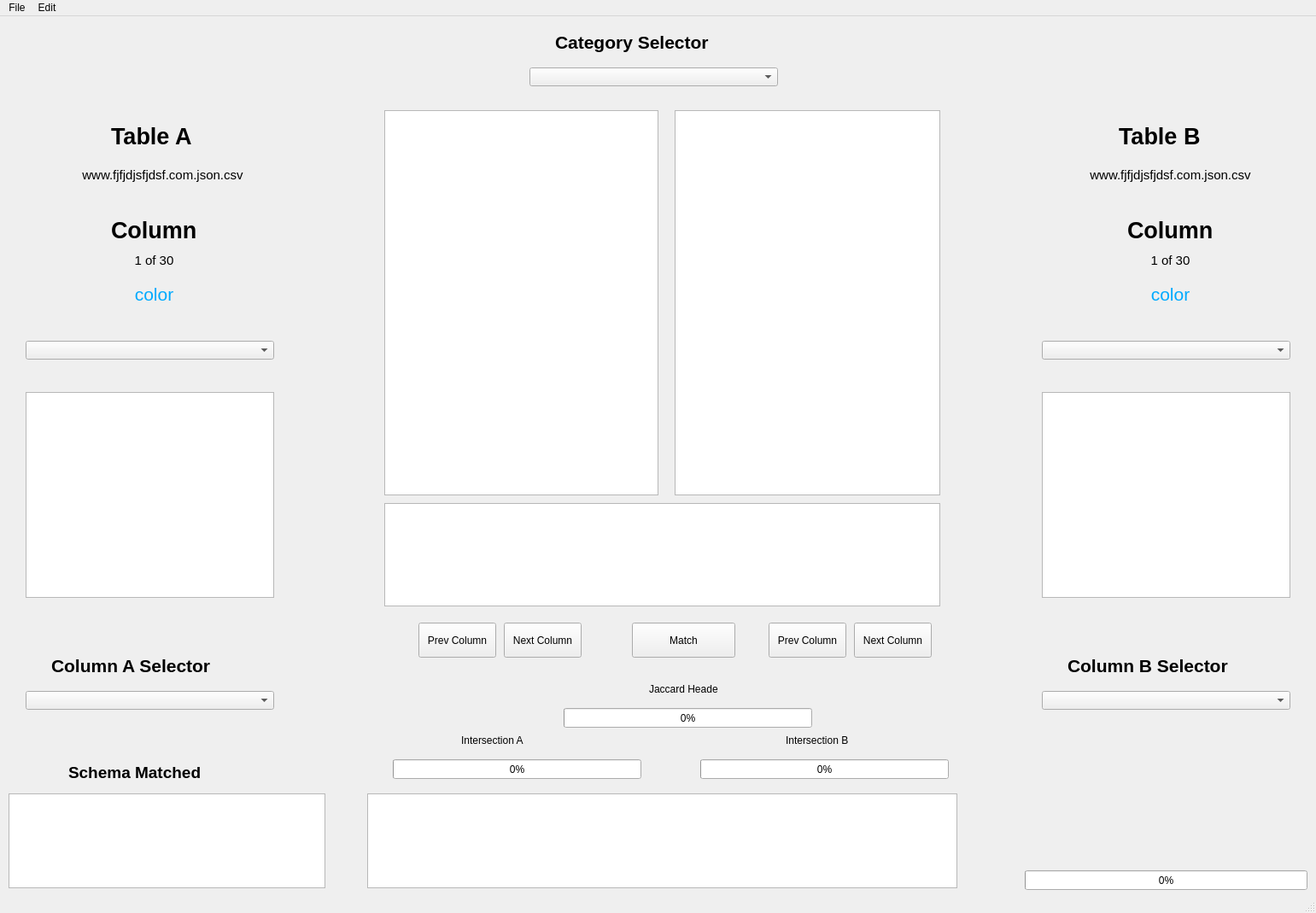
<?xml version="1.0" encoding="UTF-8"?>
<ui version="4.0">
 <class>MainWindow</class>
 <widget class="QMainWindow" name="MainWindow">
  <property name="geometry">
   <rect>
    <x>0</x>
    <y>0</y>
    <width>1541</width>
    <height>1069</height>
   </rect>
  </property>
  <property name="sizePolicy">
   <sizepolicy hsizetype="Fixed" vsizetype="Fixed">
    <horstretch>0</horstretch>
    <verstretch>0</verstretch>
   </sizepolicy>
  </property>
  <property name="windowTitle">
   <string>MainWindow</string>
  </property>
  <widget class="QWidget" name="centralwidget">
   <widget class="QPushButton" name="btnPrevA">
    <property name="geometry">
     <rect>
      <x>490</x>
      <y>710</y>
      <width>91</width>
      <height>41</height>
     </rect>
    </property>
    <property name="text">
     <string>Prev Column</string>
    </property>
   </widget>
   <widget class="QPushButton" name="btnNextA">
    <property name="geometry">
     <rect>
      <x>590</x>
      <y>710</y>
      <width>91</width>
      <height>41</height>
     </rect>
    </property>
    <property name="text">
     <string>Next Column</string>
    </property>
   </widget>
   <widget class="QPushButton" name="btnPrevB">
    <property name="geometry">
     <rect>
      <x>900</x>
      <y>710</y>
      <width>91</width>
      <height>41</height>
     </rect>
    </property>
    <property name="text">
     <string>Prev Column</string>
    </property>
   </widget>
   <widget class="QPushButton" name="btnNextB">
    <property name="geometry">
     <rect>
      <x>1000</x>
      <y>710</y>
      <width>91</width>
      <height>41</height>
     </rect>
    </property>
    <property name="text">
     <string>Next Column</string>
    </property>
   </widget>
   <widget class="QPushButton" name="btnMatch">
    <property name="geometry">
     <rect>
      <x>740</x>
      <y>710</y>
      <width>121</width>
      <height>41</height>
     </rect>
    </property>
    <property name="text">
     <string>Match</string>
    </property>
   </widget>
   <widget class="QProgressBar" name="progressBar">
    <property name="geometry">
     <rect>
      <x>1200</x>
      <y>1000</y>
      <width>331</width>
      <height>23</height>
     </rect>
    </property>
    <property name="value">
     <number>0</number>
    </property>
   </widget>
   <widget class="QComboBox" name="tableASelection">
    <property name="geometry">
     <rect>
      <x>30</x>
      <y>380</y>
      <width>291</width>
      <height>22</height>
     </rect>
    </property>
   </widget>
   <widget class="QComboBox" name="tableBSelection">
    <property name="geometry">
     <rect>
      <x>1220</x>
      <y>380</y>
      <width>291</width>
      <height>22</height>
     </rect>
    </property>
   </widget>
   <widget class="QListWidget" name="listSuggestA">
    <property name="geometry">
     <rect>
      <x>30</x>
      <y>440</y>
      <width>291</width>
      <height>241</height>
     </rect>
    </property>
   </widget>
   <widget class="QListWidget" name="listSuggestB">
    <property name="geometry">
     <rect>
      <x>1220</x>
      <y>440</y>
      <width>291</width>
      <height>241</height>
     </rect>
    </property>
   </widget>
   <widget class="QLabel" name="label">
    <property name="geometry">
     <rect>
      <x>130</x>
      <y>120</y>
      <width>151</width>
      <height>41</height>
     </rect>
    </property>
    <property name="font">
     <font>
      <pointsize>20</pointsize>
      <weight>75</weight>
      <bold>true</bold>
     </font>
    </property>
    <property name="text">
     <string>Table A</string>
    </property>
   </widget>
   <widget class="QLabel" name="label_2">
    <property name="geometry">
     <rect>
      <x>1310</x>
      <y>120</y>
      <width>151</width>
      <height>41</height>
     </rect>
    </property>
    <property name="font">
     <font>
      <pointsize>20</pointsize>
      <weight>75</weight>
      <bold>true</bold>
     </font>
    </property>
    <property name="text">
     <string>Table B</string>
    </property>
   </widget>
   <widget class="QLabel" name="label_schemaA">
    <property name="geometry">
     <rect>
      <x>50</x>
      <y>160</y>
      <width>281</width>
      <height>51</height>
     </rect>
    </property>
    <property name="font">
     <font>
      <pointsize>11</pointsize>
     </font>
    </property>
    <property name="layoutDirection">
     <enum>Qt::LeftToRight</enum>
    </property>
    <property name="autoFillBackground">
     <bool>false</bool>
    </property>
    <property name="text">
     <string>www.fjfjdjsfjdsf.com.json.csv</string>
    </property>
    <property name="alignment">
     <set>Qt::AlignCenter</set>
    </property>
   </widget>
   <widget class="QLabel" name="label_schemaB">
    <property name="geometry">
     <rect>
      <x>1230</x>
      <y>160</y>
      <width>281</width>
      <height>51</height>
     </rect>
    </property>
    <property name="font">
     <font>
      <pointsize>11</pointsize>
     </font>
    </property>
    <property name="layoutDirection">
     <enum>Qt::LeftToRight</enum>
    </property>
    <property name="autoFillBackground">
     <bool>false</bool>
    </property>
    <property name="text">
     <string>www.fjfjdjsfjdsf.com.json.csv</string>
    </property>
    <property name="alignment">
     <set>Qt::AlignCenter</set>
    </property>
   </widget>
   <widget class="QLabel" name="label_headerA">
    <property name="geometry">
     <rect>
      <x>40</x>
      <y>300</y>
      <width>281</width>
      <height>51</height>
     </rect>
    </property>
    <property name="palette">
     <palette>
      <active>
       <colorrole role="WindowText">
        <brush brushstyle="SolidPattern">
         <color alpha="255">
          <red>0</red>
          <green>170</green>
          <blue>255</blue>
         </color>
        </brush>
       </colorrole>
      </active>
      <inactive>
       <colorrole role="WindowText">
        <brush brushstyle="SolidPattern">
         <color alpha="255">
          <red>0</red>
          <green>170</green>
          <blue>255</blue>
         </color>
        </brush>
       </colorrole>
      </inactive>
      <disabled>
       <colorrole role="WindowText">
        <brush brushstyle="SolidPattern">
         <color alpha="255">
          <red>120</red>
          <green>120</green>
          <blue>120</blue>
         </color>
        </brush>
       </colorrole>
      </disabled>
     </palette>
    </property>
    <property name="font">
     <font>
      <pointsize>16</pointsize>
     </font>
    </property>
    <property name="layoutDirection">
     <enum>Qt::LeftToRight</enum>
    </property>
    <property name="autoFillBackground">
     <bool>false</bool>
    </property>
    <property name="text">
     <string>color</string>
    </property>
    <property name="alignment">
     <set>Qt::AlignCenter</set>
    </property>
   </widget>
   <widget class="QLabel" name="label_3">
    <property name="geometry">
     <rect>
      <x>130</x>
      <y>230</y>
      <width>151</width>
      <height>41</height>
     </rect>
    </property>
    <property name="font">
     <font>
      <pointsize>20</pointsize>
      <weight>75</weight>
      <bold>true</bold>
     </font>
    </property>
    <property name="text">
     <string>Column</string>
    </property>
   </widget>
   <widget class="QLabel" name="label_4">
    <property name="geometry">
     <rect>
      <x>1320</x>
      <y>230</y>
      <width>151</width>
      <height>41</height>
     </rect>
    </property>
    <property name="font">
     <font>
      <pointsize>20</pointsize>
      <weight>75</weight>
      <bold>true</bold>
     </font>
    </property>
    <property name="text">
     <string>Column</string>
    </property>
   </widget>
   <widget class="QLabel" name="label_headerB">
    <property name="geometry">
     <rect>
      <x>1230</x>
      <y>300</y>
      <width>281</width>
      <height>51</height>
     </rect>
    </property>
    <property name="palette">
     <palette>
      <active>
       <colorrole role="WindowText">
        <brush brushstyle="SolidPattern">
         <color alpha="255">
          <red>0</red>
          <green>170</green>
          <blue>255</blue>
         </color>
        </brush>
       </colorrole>
      </active>
      <inactive>
       <colorrole role="WindowText">
        <brush brushstyle="SolidPattern">
         <color alpha="255">
          <red>0</red>
          <green>170</green>
          <blue>255</blue>
         </color>
        </brush>
       </colorrole>
      </inactive>
      <disabled>
       <colorrole role="WindowText">
        <brush brushstyle="SolidPattern">
         <color alpha="255">
          <red>120</red>
          <green>120</green>
          <blue>120</blue>
         </color>
        </brush>
       </colorrole>
      </disabled>
     </palette>
    </property>
    <property name="font">
     <font>
      <pointsize>16</pointsize>
     </font>
    </property>
    <property name="layoutDirection">
     <enum>Qt::LeftToRight</enum>
    </property>
    <property name="autoFillBackground">
     <bool>false</bool>
    </property>
    <property name="text">
     <string>color</string>
    </property>
    <property name="alignment">
     <set>Qt::AlignCenter</set>
    </property>
   </widget>
   <widget class="QLabel" name="label_headerNA">
    <property name="geometry">
     <rect>
      <x>140</x>
      <y>270</y>
      <width>81</width>
      <height>31</height>
     </rect>
    </property>
    <property name="font">
     <font>
      <pointsize>11</pointsize>
     </font>
    </property>
    <property name="text">
     <string>1 of 30</string>
    </property>
    <property name="alignment">
     <set>Qt::AlignCenter</set>
    </property>
   </widget>
   <widget class="QLabel" name="label_headerNB">
    <property name="geometry">
     <rect>
      <x>1330</x>
      <y>270</y>
      <width>81</width>
      <height>31</height>
     </rect>
    </property>
    <property name="font">
     <font>
      <pointsize>11</pointsize>
     </font>
    </property>
    <property name="text">
     <string>1 of 30</string>
    </property>
    <property name="alignment">
     <set>Qt::AlignCenter</set>
    </property>
   </widget>
   <widget class="QListWidget" name="listViewA">
    <property name="geometry">
     <rect>
      <x>450</x>
      <y>110</y>
      <width>321</width>
      <height>451</height>
     </rect>
    </property>
    <property name="font">
     <font>
      <pointsize>11</pointsize>
     </font>
    </property>
   </widget>
   <widget class="QListWidget" name="listViewB">
    <property name="geometry">
     <rect>
      <x>790</x>
      <y>110</y>
      <width>311</width>
      <height>451</height>
     </rect>
    </property>
    <property name="font">
     <font>
      <pointsize>11</pointsize>
     </font>
    </property>
   </widget>
   <widget class="QListWidget" name="listViewIntersection">
    <property name="geometry">
     <rect>
      <x>450</x>
      <y>570</y>
      <width>651</width>
      <height>121</height>
     </rect>
    </property>
    <property name="font">
     <font>
      <pointsize>11</pointsize>
     </font>
    </property>
   </widget>
   <widget class="QListWidget" name="listView">
    <property name="geometry">
     <rect>
      <x>430</x>
      <y>910</y>
      <width>691</width>
      <height>111</height>
     </rect>
    </property>
   </widget>
   <widget class="QProgressBar" name="progressBar_IntA">
    <property name="geometry">
     <rect>
      <x>460</x>
      <y>870</y>
      <width>291</width>
      <height>23</height>
     </rect>
    </property>
    <property name="value">
     <number>0</number>
    </property>
   </widget>
   <widget class="QProgressBar" name="progressBar_IntB">
    <property name="geometry">
     <rect>
      <x>820</x>
      <y>870</y>
      <width>291</width>
      <height>23</height>
     </rect>
    </property>
    <property name="value">
     <number>0</number>
    </property>
   </widget>
   <widget class="QLabel" name="label_5">
    <property name="geometry">
     <rect>
      <x>540</x>
      <y>840</y>
      <width>81</width>
      <height>16</height>
     </rect>
    </property>
    <property name="text">
     <string>Intersection A</string>
    </property>
   </widget>
   <widget class="QLabel" name="label_6">
    <property name="geometry">
     <rect>
      <x>920</x>
      <y>840</y>
      <width>81</width>
      <height>16</height>
     </rect>
    </property>
    <property name="text">
     <string>Intersection B</string>
    </property>
   </widget>
   <widget class="QProgressBar" name="progressBar_IntHeader">
    <property name="geometry">
     <rect>
      <x>660</x>
      <y>810</y>
      <width>291</width>
      <height>23</height>
     </rect>
    </property>
    <property name="value">
     <number>0</number>
    </property>
   </widget>
   <widget class="QLabel" name="label_7">
    <property name="geometry">
     <rect>
      <x>760</x>
      <y>780</y>
      <width>81</width>
      <height>16</height>
     </rect>
    </property>
    <property name="text">
     <string>Jaccard Header</string>
    </property>
   </widget>
   <widget class="QLabel" name="label_8">
    <property name="geometry">
     <rect>
      <x>60</x>
      <y>740</y>
      <width>201</width>
      <height>41</height>
     </rect>
    </property>
    <property name="font">
     <font>
      <pointsize>16</pointsize>
      <weight>75</weight>
      <bold>true</bold>
     </font>
    </property>
    <property name="text">
     <string>Column A Selector</string>
    </property>
   </widget>
   <widget class="QLabel" name="label_9">
    <property name="geometry">
     <rect>
      <x>1250</x>
      <y>740</y>
      <width>201</width>
      <height>41</height>
     </rect>
    </property>
    <property name="font">
     <font>
      <pointsize>16</pointsize>
      <weight>75</weight>
      <bold>true</bold>
     </font>
    </property>
    <property name="text">
     <string>Column B Selector</string>
    </property>
   </widget>
   <widget class="QComboBox" name="headerSelectorA">
    <property name="geometry">
     <rect>
      <x>30</x>
      <y>790</y>
      <width>291</width>
      <height>22</height>
     </rect>
    </property>
   </widget>
   <widget class="QComboBox" name="headerSelectorB">
    <property name="geometry">
     <rect>
      <x>1220</x>
      <y>790</y>
      <width>291</width>
      <height>22</height>
     </rect>
    </property>
   </widget>
   <widget class="QLabel" name="label_10">
    <property name="geometry">
     <rect>
      <x>650</x>
      <y>10</y>
      <width>201</width>
      <height>41</height>
     </rect>
    </property>
    <property name="font">
     <font>
      <pointsize>16</pointsize>
      <weight>75</weight>
      <bold>true</bold>
     </font>
    </property>
    <property name="text">
     <string>Category Selector</string>
    </property>
   </widget>
   <widget class="QComboBox" name="categorySelector">
    <property name="geometry">
     <rect>
      <x>620</x>
      <y>60</y>
      <width>291</width>
      <height>22</height>
     </rect>
    </property>
   </widget>
   <widget class="QListWidget" name="listSchemaMatched">
    <property name="geometry">
     <rect>
      <x>10</x>
      <y>910</y>
      <width>371</width>
      <height>111</height>
     </rect>
    </property>
   </widget>
   <widget class="QLabel" name="label_11">
    <property name="geometry">
     <rect>
      <x>80</x>
      <y>870</y>
      <width>221</width>
      <height>31</height>
     </rect>
    </property>
    <property name="font">
     <font>
      <pointsize>14</pointsize>
      <weight>75</weight>
      <bold>true</bold>
     </font>
    </property>
    <property name="text">
     <string>Schema Matched</string>
    </property>
   </widget>
  </widget>
  <widget class="QMenuBar" name="menubar">
   <property name="geometry">
    <rect>
     <x>0</x>
     <y>0</y>
     <width>1541</width>
     <height>21</height>
    </rect>
   </property>
   <widget class="QMenu" name="menuFile">
    <property name="title">
     <string>File</string>
    </property>
    <addaction name="actionOpen_File"/>
    <addaction name="separator"/>
    <addaction name="actionSave_Result"/>
   </widget>
   <widget class="QMenu" name="menuEdit">
    <property name="title">
     <string>Edit</string>
    </property>
    <addaction name="actionReset_Data"/>
   </widget>
   <addaction name="menuFile"/>
   <addaction name="menuEdit"/>
  </widget>
  <widget class="QStatusBar" name="statusbar"/>
  <action name="actionOpen_File">
   <property name="text">
    <string>Open File</string>
   </property>
  </action>
  <action name="actionSave_Result">
   <property name="text">
    <string>Save Result ..</string>
   </property>
  </action>
  <action name="actionReset_Data">
   <property name="text">
    <string>Reset Data</string>
   </property>
  </action>
 </widget>
 <resources/>
 <connections/>
</ui>
